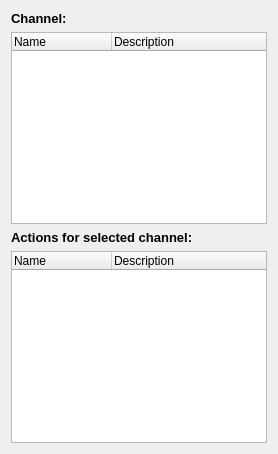
     <widget class="QWidget" name="tabMIDIAction">
      <attribute name="title">
       <string>MIDI Action</string>
      </attribute>
      <layout class="QVBoxLayout" name="verticalLayout_2">
       <item>
        <widget class="QLabel" name="label_2">
         <property name="font">
          <font>
           <pointsize>10</pointsize>
           <weight>75</weight>
           <bold>true</bold>
          </font>
         </property>
         <property name="text">
          <string>Channel:</string>
         </property>
        </widget>
       </item>
       <item>
        <widget class="QTreeWidget" name="channelList">
         <property name="alternatingRowColors">
          <bool>true</bool>
         </property>
         <property name="selectionMode">
          <enum>QAbstractItemView::SingleSelection</enum>
         </property>
         <property name="selectionBehavior">
          <enum>QAbstractItemView::SelectRows</enum>
         </property>
         <column>
          <property name="text">
           <string>Name</string>
          </property>
         </column>
         <column>
          <property name="text">
           <string>Description</string>
          </property>
         </column>
        </widget>
       </item>
       <item>
        <widget class="QLabel" name="label_3">
         <property name="font">
          <font>
           <pointsize>10</pointsize>
           <weight>75</weight>
           <bold>true</bold>
          </font>
         </property>
         <property name="text">
          <string>Actions for selected channel:</string>
         </property>
        </widget>
       </item>
       <item>
        <widget class="QTreeWidget" name="actionList">
         <property name="selectionMode">
          <enum>QAbstractItemView::MultiSelection</enum>
         </property>
         <property name="selectionBehavior">
          <enum>QAbstractItemView::SelectRows</enum>
         </property>
         <property name="indentation">
          <number>0</number>
         </property>
         <property name="rootIsDecorated">
          <bool>false</bool>
         </property>
         <column>
          <property name="text">
           <string>Name</string>
          </property>
         </column>
         <column>
          <property name="text">
           <string>Description</string>
          </property>
         </column>
        </widget>
       </item>
      </layout>
     </widget>
